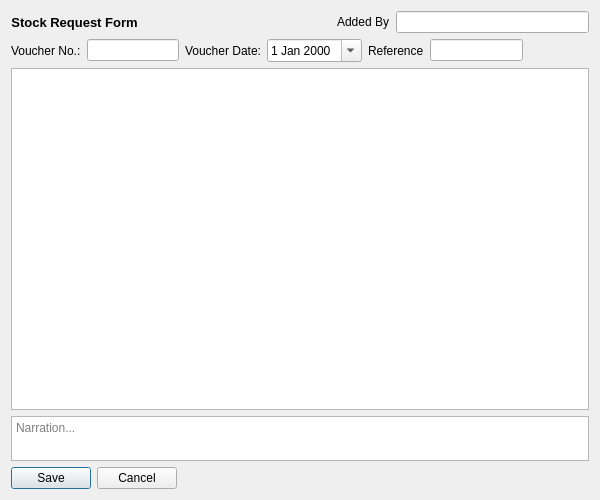
<?xml version="1.0" encoding="UTF-8"?>
<ui version="4.0">
 <class>StockRequestForm</class>
 <widget class="QWidget" name="StockRequestForm">
  <property name="geometry">
   <rect>
    <x>0</x>
    <y>0</y>
    <width>600</width>
    <height>500</height>
   </rect>
  </property>
  <property name="windowTitle">
   <string>Form</string>
  </property>
  <layout class="QVBoxLayout" name="verticalLayout">
   <item>
    <layout class="QHBoxLayout" name="horizontalLayout">
     <item>
      <widget class="QLabel" name="titleLabel">
       <property name="font">
        <font>
         <pointsize>10</pointsize>
         <weight>75</weight>
         <bold>true</bold>
        </font>
       </property>
       <property name="text">
        <string>Stock Request Form</string>
       </property>
       <property name="alignment">
        <set>Qt::AlignCenter</set>
       </property>
      </widget>
     </item>
     <item>
      <spacer name="horizontalSpacer_2">
       <property name="orientation">
        <enum>Qt::Horizontal</enum>
       </property>
       <property name="sizeHint" stdset="0">
        <size>
         <width>40</width>
         <height>20</height>
        </size>
       </property>
      </spacer>
     </item>
     <item>
      <widget class="QLabel" name="addedBy">
       <property name="text">
        <string>Added By</string>
       </property>
      </widget>
     </item>
     <item>
      <widget class="QLineEdit" name="addedByName"/>
     </item>
    </layout>
   </item>
   <item>
    <layout class="QHBoxLayout" name="horizontalLayout_2">
     <item>
      <widget class="QLabel" name="voucherNoLabel">
       <property name="text">
        <string>Voucher No.:</string>
       </property>
      </widget>
     </item>
     <item>
      <widget class="QLineEdit" name="voucherNoLineEdit"/>
     </item>
     <item>
      <widget class="QLabel" name="voucherDateLabel">
       <property name="text">
        <string>Voucher Date:</string>
       </property>
      </widget>
     </item>
     <item>
      <widget class="QDateEdit" name="voucherDateEdit">
       <property name="sizePolicy">
        <sizepolicy hsizetype="MinimumExpanding" vsizetype="Fixed">
         <horstretch>0</horstretch>
         <verstretch>0</verstretch>
        </sizepolicy>
       </property>
       <property name="calendarPopup">
        <bool>true</bool>
       </property>
      </widget>
     </item>
     <item>
      <widget class="QLabel" name="label">
       <property name="text">
        <string>Reference</string>
       </property>
      </widget>
     </item>
     <item>
      <widget class="QLineEdit" name="reference"/>
     </item>
     <item>
      <spacer name="horizontalSpacer">
       <property name="orientation">
        <enum>Qt::Horizontal</enum>
       </property>
       <property name="sizeHint" stdset="0">
        <size>
         <width>82</width>
         <height>20</height>
        </size>
       </property>
      </spacer>
     </item>
    </layout>
   </item>
   <item>
    <widget class="QTableWidget" name="tableWidget"/>
   </item>
   <item>
    <widget class="QPlainTextEdit" name="narrationTextEdit">
     <property name="maximumSize">
      <size>
       <width>16777215</width>
       <height>45</height>
      </size>
     </property>
     <property name="placeholderText">
      <string>Narration...</string>
     </property>
    </widget>
   </item>
   <item>
    <widget class="QDialogButtonBox" name="buttonBox">
     <property name="sizePolicy">
      <sizepolicy hsizetype="Fixed" vsizetype="Fixed">
       <horstretch>0</horstretch>
       <verstretch>0</verstretch>
      </sizepolicy>
     </property>
     <property name="standardButtons">
      <set>QDialogButtonBox::Cancel|QDialogButtonBox::Save</set>
     </property>
    </widget>
   </item>
  </layout>
 </widget>
 <tabstops>
  <tabstop>voucherNoLineEdit</tabstop>
  <tabstop>voucherDateEdit</tabstop>
  <tabstop>tableWidget</tabstop>
 </tabstops>
 <resources/>
 <connections/>
</ui>
